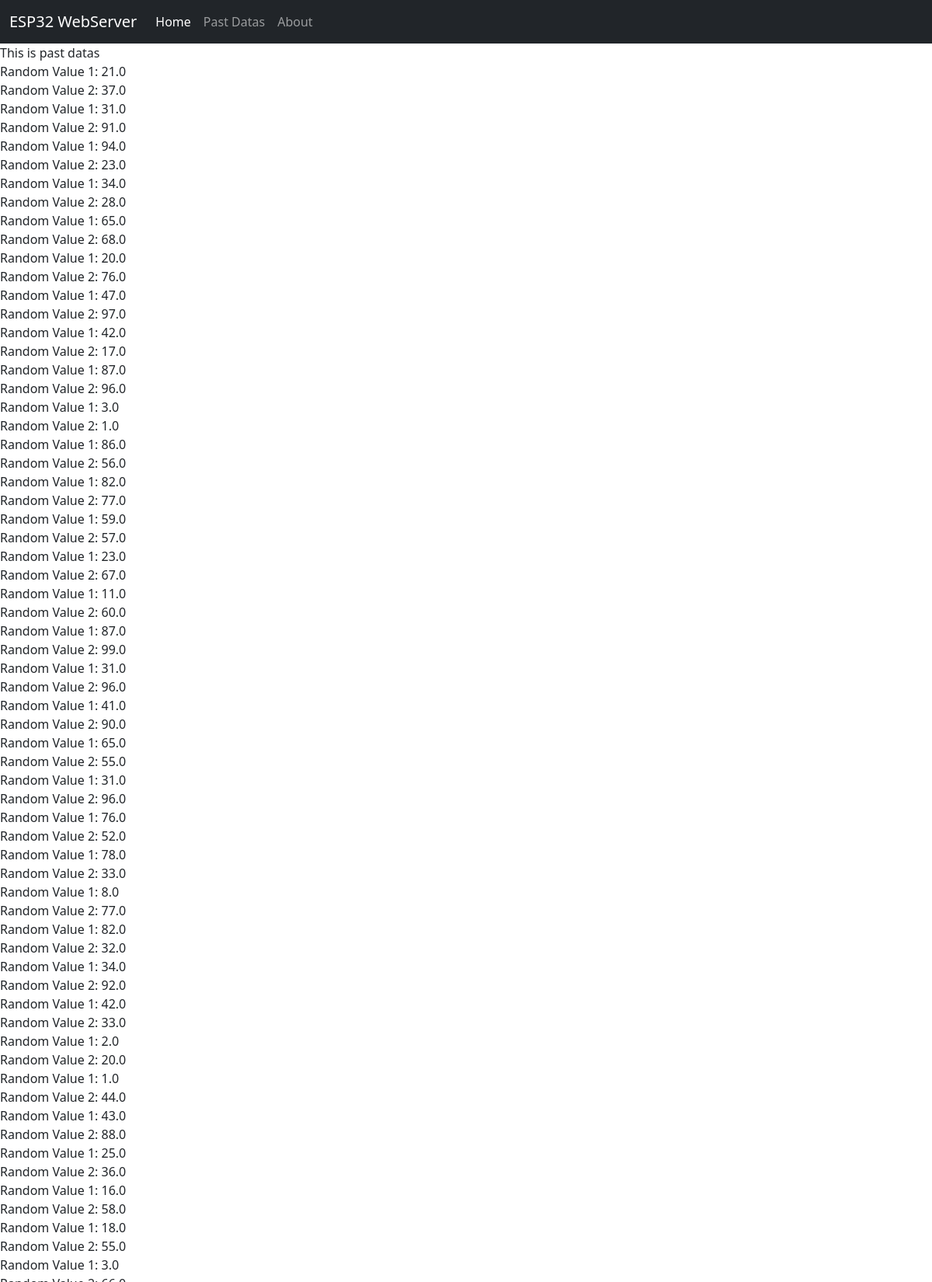
Screenshot of /pastdatas (upper part) with the database file from the repository.
### main/models.py (models this page shows)
class randomData(models.Model):
    random1 = models.IntegerField()
    random2 = models.IntegerField()
    created_at = models.DateTimeField(auto_now_add=True)

### main/views.py (the view)
# urls.py: path('pastdatas', views.pastdatas, name='pastdatas'),
def pastdatas(request):
    data = randomData.objects.all()
    sensor = {
    "sensor_value": data
}
    return render(request, 'pastdatas.html', sensor)

### Templates/pastdatas.html (shortened to what this page needs)
{% extends 'base.html' %}
{% block body %}This is past datas
<br>
{% for randomData in sensor_value %}
Random Value 1:  {{ randomData.random1}}
<br>
    Random Value 2:  {{ randomData.random2}}
<br>
{% endfor %}
{% endblock body %}

### rows the page displays
randomData: random1 "21.0", random2 "37.0"
randomData: random1 "31.0", random2 "91.0"
randomData: random1 "94.0", random2 "23.0"
randomData: random1 "34.0", random2 "28.0"
randomData: random1 "65.0", random2 "68.0"
randomData: random1 "20.0", random2 "76.0"
randomData: random1 "47.0", random2 "97.0"
randomData: random1 "42.0", random2 "17.0"
randomData: random1 "87.0", random2 "96.0"
randomData: random1 "3.0", random2 "1.0"
randomData: random1 "86.0", random2 "56.0"
randomData: random1 "82.0", random2 "77.0"
randomData: random1 "59.0", random2 "57.0"
randomData: random1 "23.0", random2 "67.0"
randomData: random1 "11.0", random2 "60.0"
randomData: random1 "87.0", random2 "99.0"
randomData: random1 "31.0", random2 "96.0"
randomData: random1 "41.0", random2 "90.0"
randomData: random1 "65.0", random2 "55.0"
randomData: random1 "31.0", random2 "96.0"
randomData: random1 "76.0", random2 "52.0"
randomData: random1 "78.0", random2 "33.0"
randomData: random1 "8.0", random2 "77.0"
randomData: random1 "82.0", random2 "32.0"
randomData: random1 "34.0", random2 "92.0"
randomData: random1 "42.0", random2 "33.0"
randomData: random1 "2.0", random2 "20.0"
randomData: random1 "1.0", random2 "44.0"
randomData: random1 "43.0", random2 "88.0"
randomData: random1 "25.0", random2 "36.0"
randomData: random1 "16.0", random2 "58.0"
randomData: random1 "18.0", random2 "55.0"
randomData: random1 "3.0"
